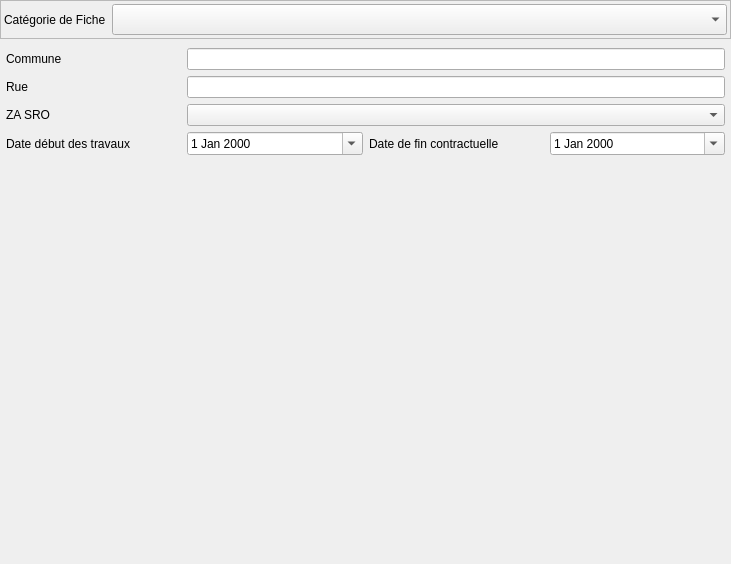
<?xml version="1.0" encoding="UTF-8"?>
<ui version="4.0">
 <class>Form</class>
 <widget class="QWidget" name="Form">
  <property name="geometry">
   <rect>
    <x>0</x>
    <y>0</y>
    <width>731</width>
    <height>564</height>
   </rect>
  </property>
  <property name="windowTitle">
   <string>Form</string>
  </property>
  <layout class="QVBoxLayout" name="verticalLayout_2" stretch="1,20">
   <property name="spacing">
    <number>3</number>
   </property>
   <property name="leftMargin">
    <number>0</number>
   </property>
   <property name="topMargin">
    <number>0</number>
   </property>
   <property name="rightMargin">
    <number>0</number>
   </property>
   <property name="bottomMargin">
    <number>0</number>
   </property>
   <item>
    <widget class="QFrame" name="frame_2">
     <property name="frameShape">
      <enum>QFrame::StyledPanel</enum>
     </property>
     <property name="frameShadow">
      <enum>QFrame::Raised</enum>
     </property>
     <layout class="QGridLayout" name="gridLayout_3" columnstretch="1,10">
      <property name="leftMargin">
       <number>3</number>
      </property>
      <property name="topMargin">
       <number>3</number>
      </property>
      <property name="rightMargin">
       <number>3</number>
      </property>
      <property name="bottomMargin">
       <number>3</number>
      </property>
      <item row="0" column="1">
       <widget class="QComboBox" name="comboBox_groupedes">
        <property name="font">
         <font>
          <pointsize>14</pointsize>
         </font>
        </property>
       </widget>
      </item>
      <item row="0" column="0">
       <widget class="QLabel" name="label_2">
        <property name="text">
         <string>Catégorie de Fiche</string>
        </property>
       </widget>
      </item>
     </layout>
    </widget>
   </item>
   <item>
    <widget class="QStackedWidget" name="stackedWidget">
     <property name="currentIndex">
      <number>0</number>
     </property>
     <widget class="QWidget" name="page_nonconf">
      <layout class="QHBoxLayout" name="horizontalLayout" stretch="10">
       <property name="leftMargin">
        <number>3</number>
       </property>
       <property name="topMargin">
        <number>3</number>
       </property>
       <property name="rightMargin">
        <number>3</number>
       </property>
       <property name="bottomMargin">
        <number>3</number>
       </property>
       <item>
        <widget class="QStackedWidget" name="stackedWidget_nonconf">
         <property name="currentIndex">
          <number>0</number>
         </property>
         <widget class="QWidget" name="page_gen">
          <layout class="QGridLayout" name="gridLayout">
           <property name="leftMargin">
            <number>3</number>
           </property>
           <property name="topMargin">
            <number>3</number>
           </property>
           <property name="rightMargin">
            <number>3</number>
           </property>
           <property name="bottomMargin">
            <number>3</number>
           </property>
           <item row="3" column="0">
            <widget class="QLabel" name="label_5">
             <property name="text">
              <string>Date début des travaux</string>
             </property>
             <property name="wordWrap">
              <bool>true</bool>
             </property>
            </widget>
           </item>
           <item row="0" column="0">
            <widget class="QLabel" name="label">
             <property name="text">
              <string>Commune</string>
             </property>
             <property name="wordWrap">
              <bool>true</bool>
             </property>
            </widget>
           </item>
           <item row="5" column="0">
            <spacer name="verticalSpacer">
             <property name="orientation">
              <enum>Qt::Vertical</enum>
             </property>
             <property name="sizeHint" stdset="0">
              <size>
               <width>20</width>
               <height>40</height>
              </size>
             </property>
            </spacer>
           </item>
           <item row="2" column="0">
            <widget class="QLabel" name="label_4">
             <property name="text">
              <string>ZA SRO</string>
             </property>
             <property name="wordWrap">
              <bool>true</bool>
             </property>
            </widget>
           </item>
           <item row="0" column="1" colspan="3">
            <widget class="QLineEdit" name="lineEdit_commune"/>
           </item>
           <item row="3" column="2">
            <widget class="QLabel" name="label_3">
             <property name="text">
              <string>Date de fin contractuelle</string>
             </property>
             <property name="wordWrap">
              <bool>true</bool>
             </property>
            </widget>
           </item>
           <item row="3" column="3">
            <widget class="QDateEdit" name="dateEdit_fintrav">
             <property name="calendarPopup">
              <bool>true</bool>
             </property>
            </widget>
           </item>
           <item row="3" column="1">
            <widget class="QDateEdit" name="dateEdit_debuttrav">
             <property name="calendarPopup">
              <bool>true</bool>
             </property>
            </widget>
           </item>
           <item row="1" column="0">
            <widget class="QLabel" name="label_6">
             <property name="text">
              <string>Rue</string>
             </property>
             <property name="wordWrap">
              <bool>true</bool>
             </property>
            </widget>
           </item>
           <item row="1" column="1" colspan="3">
            <widget class="QLineEdit" name="lineEdit_rue"/>
           </item>
           <item row="2" column="1" colspan="3">
            <widget class="QComboBox" name="comboBox_zasro"/>
           </item>
          </layout>
         </widget>
         <widget class="QWidget" name="page_desc">
          <layout class="QVBoxLayout" name="verticalLayout_4">
           <property name="leftMargin">
            <number>0</number>
           </property>
           <property name="topMargin">
            <number>0</number>
           </property>
           <property name="rightMargin">
            <number>0</number>
           </property>
           <property name="bottomMargin">
            <number>0</number>
           </property>
          </layout>
         </widget>
         <widget class="QWidget" name="page_propo">
          <layout class="QVBoxLayout" name="verticalLayout_3"/>
         </widget>
         <widget class="QWidget" name="page_verif">
          <layout class="QVBoxLayout" name="verticalLayout_5"/>
         </widget>
         <widget class="QWidget" name="page_levee">
          <layout class="QVBoxLayout" name="verticalLayout_7"/>
         </widget>
         <widget class="QWidget" name="page_recherche">
          <layout class="QVBoxLayout" name="verticalLayout_8"/>
         </widget>
         <widget class="QWidget" name="page_nouvel"/>
        </widget>
       </item>
      </layout>
     </widget>
     <widget class="QWidget" name="page_misedispo">
      <layout class="QHBoxLayout" name="horizontalLayout_2"/>
     </widget>
    </widget>
   </item>
  </layout>
 </widget>
 <resources>
  <include location="../../resources.qrc"/>
 </resources>
 <connections/>
</ui>
